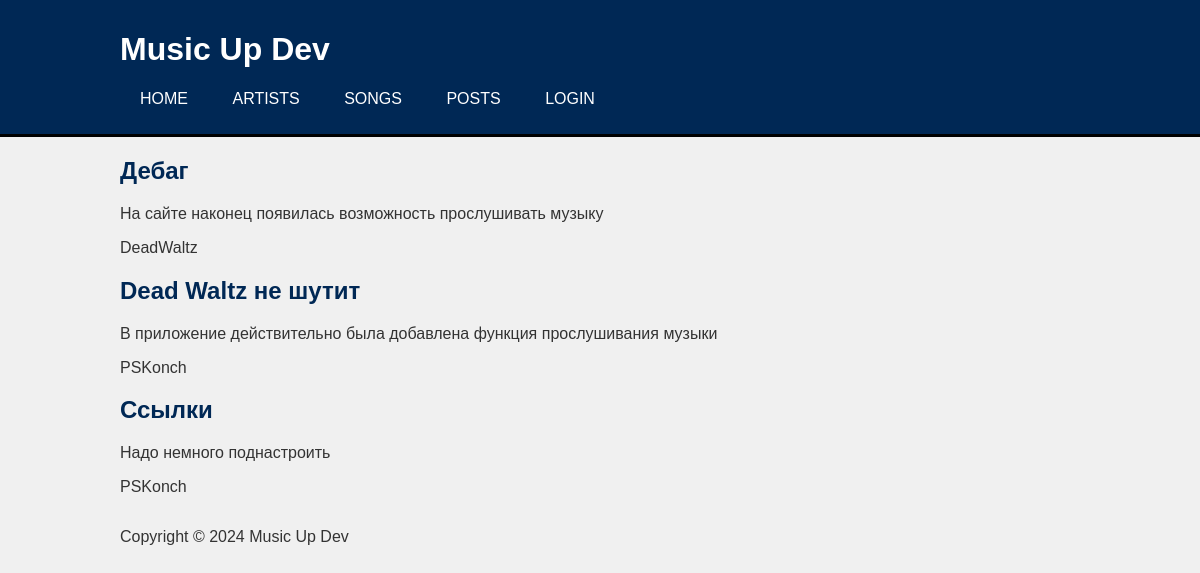
Page /Posts/ on the committed database.
### Music_Up_Dev/models.py (models this page shows)
class Post_News(models.Model):
    title = models.CharField(max_length=200, blank=True)
    content = models.TextField(blank=True)
    created_at = models.DateTimeField(auto_now_add=timezone.now)
    author = models.ForeignKey(CustomUser, verbose_name=("auth_name"), on_delete=models.CASCADE)

### user/models.py (models this page shows)
class CustomUser(AbstractUser):
    is_artist = models.BooleanField(default=True)
    is_editor = models.BooleanField(default=False)
    description = models.TextField(blank=True)
    image = models.ImageField(upload_to='', blank=True)
    def __str__(self) -> str:
        return self.username

### Music_Up_Dev/views.py (the view)
# urls.py: path("Posts/", views.Posts_view, name="posts"),
def Posts_view(request):
    queryset = Post_News.objects.all()
    return render(request, "Music_Up_Dev/posts.html", {'content': queryset})

### Music_Up_Dev/templates/Music_Up_Dev/posts.html (shortened to what this page needs)
{% extends 'Music_Up_Dev/base.html' %}
{% block content %}
    {% for i in content %}
        <div class="artist_card">
            <h2>{{ i.title }}</h2>
            <p>{{ i.content }}</p>
            <p>{{ i.author }}</p>
        </div>
    {% endfor %}
{% endblock %}

### Music_Up_Dev/static/Music_Up_Dev/css/style.css (style rules this page uses)
body { font-family: Arial, sans-serif; background-color: #f0f0f0; margin: 0; padding: 0; color: #333; }
h2 { color: #002855; }

### rows in the picture
Post_News: title "Дебаг", content "На сайте наконец появилась возможность прослушивать музыку", author "DeadWaltz"
Post_News: title "Dead Waltz не шутит", content "В приложение действительно была добавлена функция прослушивания музыки", author "PSKonch"
Post_News: title "Ссылки", content "Надо немного поднастроить", author "PSKonch"
